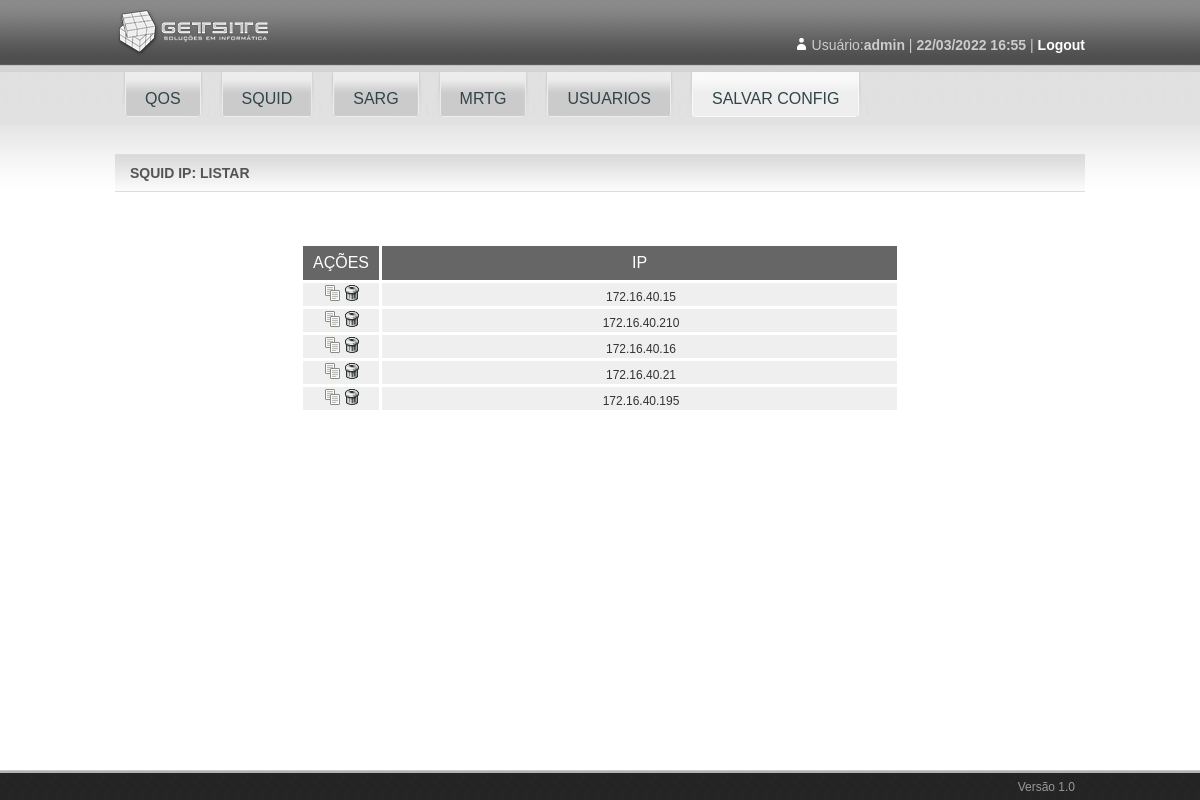
Page /admin/tsemauthipListar.php (signed in) on the committed database.
### tables this page shows
CREATE TABLE `tsemauthip` (
  `semauthip_id` int(11) NOT NULL auto_increment,
  `semauthip` varchar(20) default NULL,
  PRIMARY KEY  (`semauthip_id`)
);

### admin/classes/Tabela.class.php (called while the page is built, shortened)
<?php
abstract class Tabela {
  static $conexao;
  protected $tabela;
  protected $chavePrimaria;
  function __construct() {
    global $bdconfig;
    if (!$this->conexao) $this->conexao = new mysqli($bdconfig['servidor'],
                                                     $bdconfig['usuario'],
                                                     $bdconfig['senha'],
                                                     $bdconfig['banco']);
  }
	function execSQL($sql)
	{
    $resultado = $this->conexao->query($sql);
    if ($resultado) {
      return $resultado;
    } else {
			echo "<hr><pre>$sql</pre><hr>";
      echo $this->conexao->error;
      exit;
    }
  }
  function listar ($filtro=null, $ordem=null, $limite=null){
		$sql = "SELECT * FROM " . $this->tabela;
		return $this->execSQL($sql);
  }
  function pegarChave (){
    return $this->chavePrimaria;
  }
  function pegarNomeTabela (){
    return $this->tabela;
  }
 }

### admin/config.inc.php (called while the page is built, shortened)
<?php
$bdconfig['servidor'] = 'localhost';
$bdconfig['usuario']  = 'root';
$bdconfig['senha']    = 'R3d3@Sj@';
$bdconfig['banco']    = 'db-admsquid';
?>

### admin/classes/Viewer.class.php (the view, shortened to what this page needs)
<?php
class Viewer {
static function gerarTopoAdmin () {
    echo '<!DOCTYPE html PUBLIC "-//W3C//DTD XHTML 1.0 Transitional//EN" "http://www.w3.org/TR/xhtml1/DTD/xhtml1-transitional.dtd">
<html xmlns="http://www.w3.org/1999/xhtml">
<head>
<meta http-equiv="Content-Type" content="text/html; charset=utf-8" />
<link href="lib/css/base.css" rel="stylesheet" type="text/css" />
<link href="lib/css/geral.css" rel="stylesheet" type="text/css" />
<title>GETSITE</title>
</head>
<body>
<div id="wrap">
      <div id="topo">
      <div class="wrapper">
      		<h1>Logo do Cliente</h1>
            <div id="dados-login-topo">
            	<p>Usuário:<b>' . $_SESSION['login'] . "</b> | <b>" . $_SESSION['horalogin'] . '</b> | <a href="logout.php" id="logout-link">Logout</a></p>
            </div>
      </div>
      </div>
';
  }
  static function gerarMenuAdmin () {
    echo '      <div id="menu">
      <div class="wrapper">
      	<ul id="mainNav" class="dropdown dropdown-horizontal">
      	<li><a href="#" class="order order-gray"><span>QOS</span></a>
            </li>
            <li><a href="#" class="order order-gray"><span>SQUID</span></a>
            </li>
			<li><a href="squid-reports/index.html" class="order order-gray"><span>SARG</span></a></li>
			<li><a href="mrtg/index.html" class="order order-gray"><span>MRTG</span></a></li>
			<li><a href="#" class="order order-gray"><span>USUARIOS</span></a>
            </li>
			<li><a href="saveconfig.php" class="order order-white"><span>SALVAR CONFIG</span></a></li>
		  </ul>
      </div>
      </div>
';
  }
  static function gerarTabela($tabObj, $tabResult, $campos=null) {
 	$url = $_SERVER["PHP_SELF"];
	if ($url == "/admin/tuserssysListar.php"){
    $conteudo = '
  <table border="1" width="600">
    <tr>
      <th >AÇÕES</th>
';
    if ($campos) {
      foreach ($campos as $campo) {
    $conteudo .= '
      <th>' . $tabObj->legendas[$campo] . '</th>
';
        }
    } else {
      foreach ($tabObj->legendas as $campo) {
    $conteudo .= '
      <th>' . $campo . '</th>
';
        }
    }
    $conteudo .= '
    </tr>
';
    while ($tabLinha = $tabResult->fetch_array(MYSQLI_ASSOC)) {
       $conteudo .= '
    <tr>
      <td class="teste1">
            <a href="' . $tabObj->pegarNomeTabela() .  'Excluir.php?' . $tabObj->pegarChave() . "=" . $tabLinha[$tabObj->pegarChave()] . '">
            <img src="lib/imagens/excluir.png" alt="excluir" title="Excluir"></a>
      </td>
';
    if ($campos) {
      foreach ($campos as $campo) {
         $conteudo .= '
      <td>' . $tabLinha[$campo] . '</td>
';
      }
    } else {
      foreach ($tabLinha as $campo => $valor) {
        $conteudo .= '
      <td>' . $valor. '</td>
';
      }
    }
      $conteudo .= '
    </tr>
';
    }
    $conteudo .= '
  </table>
';
    echo $conteudo;
  }
	else {
    $conteudo = '
  <table border="1" width="600">
    <tr>
      <th >AÇÕES</th>
';
    if ($campos) {
      foreach ($campos as $campo) {
    $conteudo .= '
      <th>' . $tabObj->legendas[$campo] . '</th>
';
        }
    } else {
      foreach ($tabObj->legendas as $campo) {
    $conteudo .= '
      <th>' . $campo . '</th>
';
        }
    }
    $conteudo .= '
    </tr>
';
    while ($tabLinha = $tabResult->fetch_array(MYSQLI_ASSOC)) {
       $conteudo .= '
    <tr>
      <td class="teste1">
        <a href="' . $tabObj->pegarNomeTabela() .  'Editar.php?' . $tabObj->pegarChave() . "=" . $tabLinha[$tabObj->pegarChave()] . '">
            <img src="lib/imagens/editar.png" alt="editar" title="Editar"></a>
        <a href="' . $tabObj->pegarNomeTabela() .  'Excluir.php?' . $tabObj->pegarChave() . "=" . $tabLinha[$tabObj->pegarChave()] . '">
            <img src="lib/imagens/excluir.png" alt="excluir" title="Excluir"></a>
      </td>
';
    if ($campos) {
      foreach ($campos as $campo) {
         $conteudo .= '
      <td>' . $tabLinha[$campo] . '</td>
';
      }
    } else {
      foreach ($tabLinha as $campo => $valor) {
        $conteudo .= '
      <td>' . $valor. '</td>
';
      }
    }
      $conteudo .= '
    </tr>
';
    }
    $conteudo .= '
  </table>
';
    echo $conteudo;
  }
 }
    static function gerarRodape () {
    $login = '';
    echo '<div id="rodape">
      <div class="wrapper">
      		<p>Versão 1.0</p>
      </div>
      </div>
      ' . $login . '
</div>
</body>
</html>
';
  }
}

### rows in the picture
tsemauthip: semauthip "172.16.40.15"
tsemauthip: semauthip "172.16.40.210"
tsemauthip: semauthip "172.16.40.16"
tsemauthip: semauthip "172.16.40.21"
tsemauthip: semauthip "172.16.40.195"

### other values in the picture
$_SESSION['login'] "admin"
$_SESSION['horalogin'] "22/03/2022 16:55"
$tabObj->legendas[$campo] "IP"
